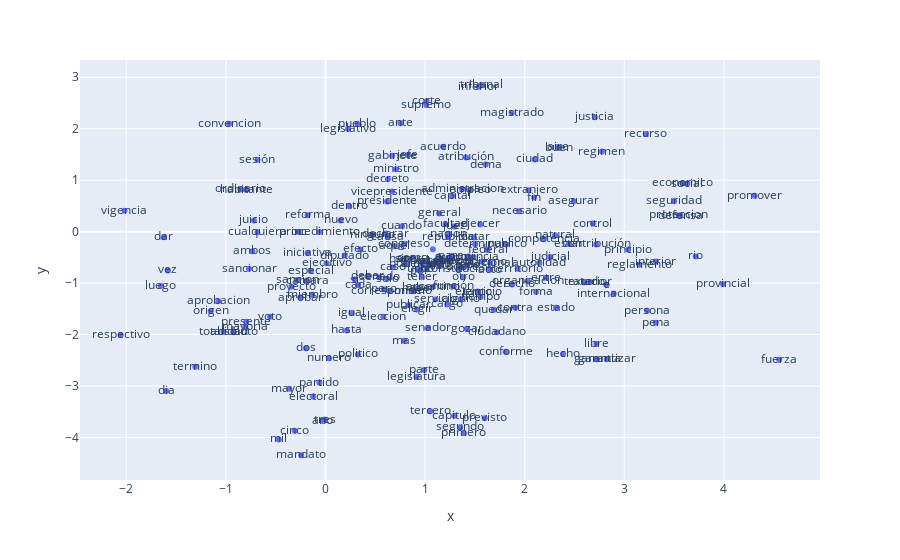

Source (notebook cell):
### Code cell
# Graficar los embedddings en 2D
import plotly.graph_objects as go
import plotly.express as px

x_vals, y_vals, labels = reduce_dimensions(w2v_model)

MAX_WORDS=200
fig = px.scatter(x=x_vals[:MAX_WORDS], y=y_vals[:MAX_WORDS], text=labels[:MAX_WORDS])
#fig.show(renderer="colab") # esto para plotly en colab
fig.show()

### Figure 1 — Plotly figure (JSON) as saved in the notebook; plotly's stock layout.template omitted (floating-point values rounded to 4 significant figures; data arrays with more than 128 entries replaced by an {"elided": "..."} marker saying what was removed)
{"data": [{"hovertemplate": "x=%{x}<br>y=%{y}<br>text=%{text}<extra></extra>", "legendgroup": "", "marker": {"color": "#636efa", "symbol": "circle"}, "mode": "markers+text", "name": "", "orientation": "v", "showlegend": false, "text": {"elided": "200 str values"}, "type": "scatter", "x": {"elided": "200 float values"}, "xaxis": "x", "y": {"elided": "200 float values"}, "yaxis": "y"}], "layout": {"legend": {"tracegroupgap": 0}, "margin": {"t": 60}, "xaxis": {"anchor": "y", "domain": [0, 1], "title": {"text": "x"}}, "yaxis": {"anchor": "x", "domain": [0, 1], "title": {"text": "y"}}}}
